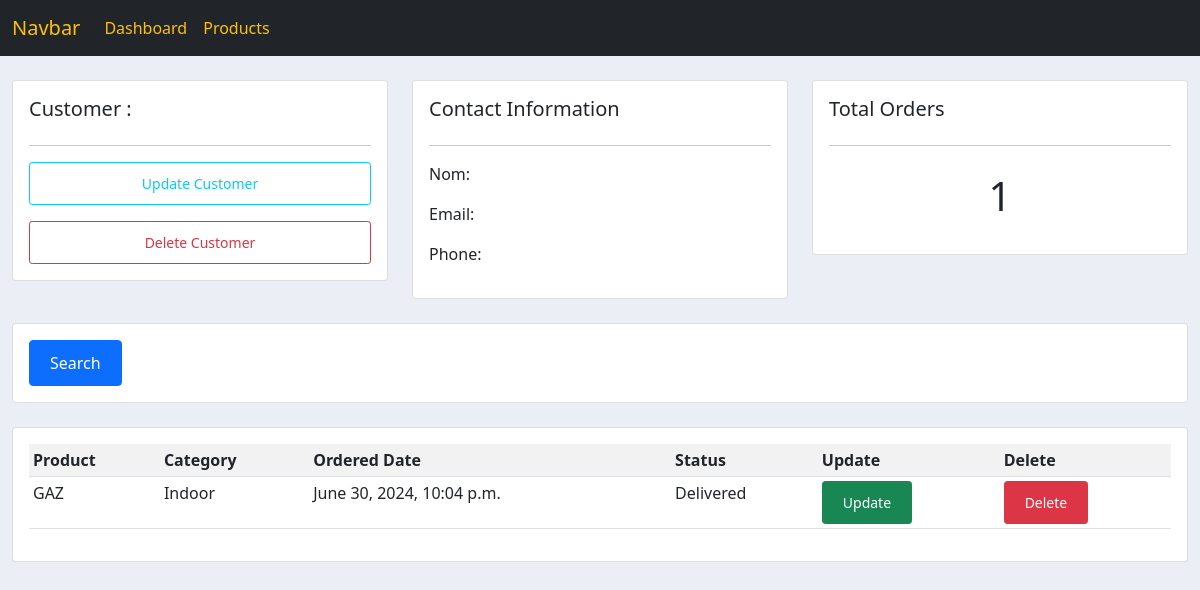
The app's page /customer/2/ with its own data.
### Inv/models.py (models this page shows, shortened)
class Order(models.Model):
    STATUS = (
        ('Pending', 'Pending'),
        ('Out for delivery', 'Out of Delivery'),
        ('Delivered', 'Delivered'),
    )
    customer = models.ForeignKey(Customer, null=True, on_delete=models.SET_NULL)
    product = models.ForeignKey(Product, null=True, on_delete=models.SET_NULL)
    date_created = models.DateTimeField(auto_now_add=True, null=True)
    status = models.CharField(max_length=50, null=True, choices=STATUS)

class Product(models.Model):
    CATEGORY = (
        ('Indoor', 'Indoor'),
        ('Out Door', 'Out Door'),
    )
    name = models.CharField(max_length=50, null=True)
    prices = models.FloatField()
    category = models.CharField(max_length=50, null=True, choices=CATEGORY)
    description = models.CharField(max_length=200, null=True, blank=True)
    date_created = models.DateTimeField(auto_now_add=True, null=True)
    tags = models.ManyToManyField(Tags)
    def __str__(self):
        return self.name

### Inv/views.py (the view)
# urls.py: path('customer/<str:pk_test>/', views.customer, name='Customer'),
def customer(request, pk_test):
    customer = Customer.objects.get(id=pk_test)
    order = customer.order_set.all()
    order_count = order.count()
    context = {
        'pk_test': pk_test,
        'order': order,
        'order_count': order_count,
    }
    return render(request, 'Inv/customer.html', context)

### template/Inv/customer.html
<!DOCTYPE html>
<html lang="en">
{% extends 'Inv/base.html' %}
{% block content %}
<br>
<div class="row">
    <div class="col-md">
        <div class="card card-body">
            <h5 class="text-dark">Customer :</h5>
            <hr>
            <a class="btn btn-outline-info btn-sm btn-block" href="">Update Customer</a>
            <a class="btn btn-outline-danger btn-sm btn-block mt-3" href="">Delete Customer</a>
        </div>
    </div>
    <div class="col-md">
        <div class="card card-body">
            <h5 class="text-dark">Contact Information</h5>
            <hr>
            <p class="text-dark">Nom:{{customer.name}}</p>
            <p class="text-dark">Email:{{customer.email}}</p>
            <p class="text-dark">Phone:{{customer.phone}} </p>
        </div>
    </div>
    <div class="col-md">
        <div class="card card-body">
            <h5 class="text-dark">Total Orders</h5>
            <hr>
            <h1 style="text-align: center; padding: 10px">{{order_count}}</h1>
        </div>
    </div>
</div>
<br>
<div class="row">
    <div class="col">
        <div class="card card-body">
            <form method="get">
                <button class="btn btn-primary" type="submit"> Search</button>
            </form>
        </div>
    </div>
</div>
<br>
<div class="row">
    <div class="col-md">
        <div class="card card-body">
            <table class="table table-sm table-striped">
                <tr>
                    <th>Product</th>
                    <th>Category</th>
                    <th>Ordered Date</th>
                    <th>Status</th>
                    <th>Update</th>
                    <th>Delete</th>
                </tr>
                {% for order in order %}
                <tr>
                    <td>{{order.product}}</td>
                    <td>{{order.product.category}}</td>
                    <td>{{order.date_created}}</td>
                    <td>{{order.status}}</td>
                    <td><a class="btn btn-sm btn-success" href="">Update</a></td>
                    <td><a class="btn btn-sm btn-danger" href="">Delete</a></td>
                </tr>
                {% endfor %}
            </table>
        </div>
    </div>
</div>
{% endblock content %}

### static/css/main.css (style rules this page uses)
body { background-color: #ebeff5; }
.btn { padding: 10px 20px; cursor: pointer; text-align: center; }

### records on screen
Order: product "GAZ", product.category "Indoor", date_created "June 30, 2024, 10:04 p.m.", status "Delivered"

### other values on screen
{{ order_count }} "1"
